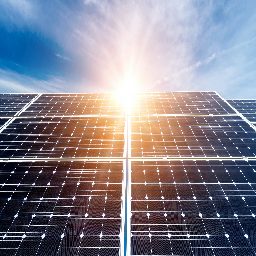
#> input picture image_data/solar_panel_resized/img_0.png, 256 x 256 px; its folder holds 4 pictures in this run
$ python 03_image_flip.py
#> lines starting #> are read from the running program, lines starting #| are printed output that depends on the picture
#! /usr/bin/env python

import glob
from PIL import Image

def flip_image(input_path, output_path):

	# open the image and store it
	image_original = Image.open(input_path)
#> image_original is the input picture: PIL image 256x256 RGB; mean R, G, B 131.3, 128.7, 140

	image_flipped = image_original.transpose(Image.FLIP_LEFT_RIGHT)
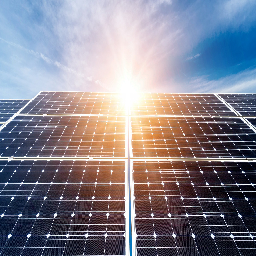
#> image_flipped: PIL image 256x256 RGB; mean R, G, B 131.3, 128.7, 140

	image_flipped.save(output_path)


if __name__ == '__main__':


	################################################
	# TEST IMAGE FLIP
	################################################
	'''
	input_path = './output_test_image.jpg'

	output_path = './output_test_image_flipped.jpg'

	flip_image(input_path, output_path)
	'''
	# [7 lines of commented-out code are left out]
	file_paths = glob.glob('./image_data/solar_panel_resized/*')

	for counter, path in enumerate(file_paths):

		# set input file path
		input_path = path

		# [5 lines of commented-out code are left out]
		output_path = './image_data/solar_panel_resized_flipped/' + str(counter) + '.png'

		# flip image
		flip_image(input_path, output_path)
#> pass 2 of the loop `for counter, path in enumerate(file_paths):`:
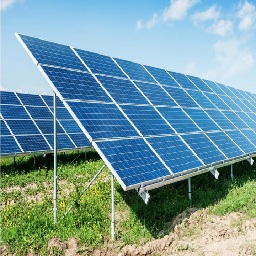
#> input picture image_data/solar_panel_resized/img_1.png, 256 x 256 px
#> in flip_image, image_original is the input picture: PIL image 256x256 RGB; mean R, G, B 117.3, 154.7, 159.4
#> in flip_image (call 2), `image_flipped = image_original.transpose(Image.FLIP_LEFT_RIGHT)`:
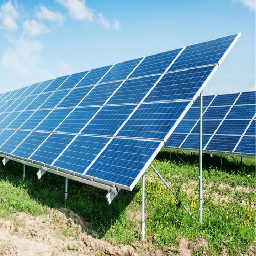
#> image_flipped: PIL image 256x256 RGB; mean R, G, B 117.3, 154.7, 159.4
#> pass 3 of the loop `for counter, path in enumerate(file_paths):`:
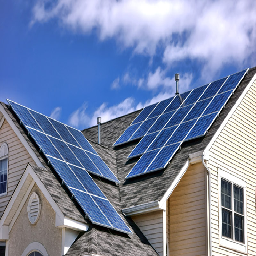
#> input picture image_data/solar_panel_resized/img_10.png, 256 x 256 px
#> in flip_image, image_original is the input picture: PIL image 256x256 RGB; mean R, G, B 120.8, 133.7, 165.4
#> in flip_image (call 3), `image_flipped = image_original.transpose(Image.FLIP_LEFT_RIGHT)`:
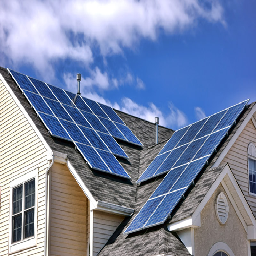
#> image_flipped: PIL image 256x256 RGB; mean R, G, B 120.8, 133.7, 165.4
#> the loop made 4 passes; the first 3 are shown
